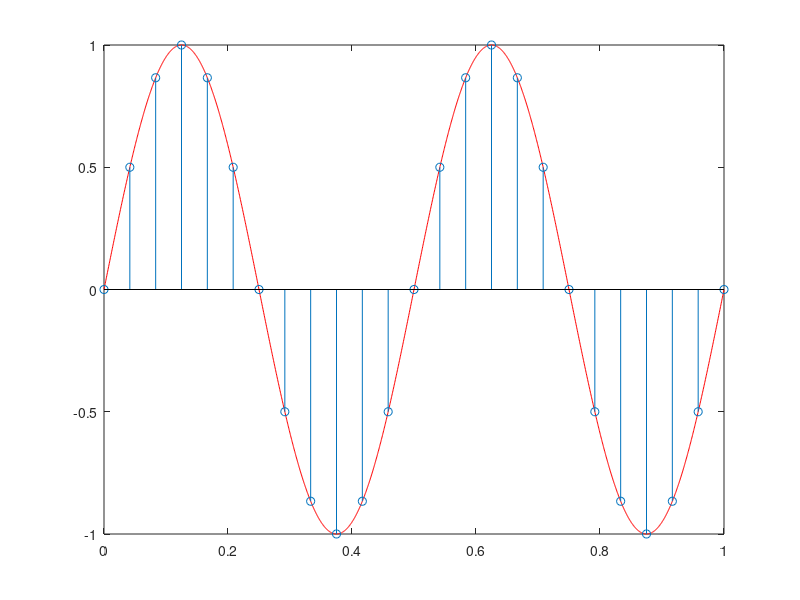

MATLAB code for this plot:
close all;
clc;

%continous freq
f = 2;

t = 0:0.0005:1.0;

%analog signal
xt = sin(2*pi*f*t);

%diff sampling freq to test
% fs = 8;
fs = 24;
ts = 1/fs;
nts = 0:ts:1.0;

%discrete signal
xn = sin(2*pi*f*nts);

plot(t,xt,'r');
hold on;
stem(nts,xn);